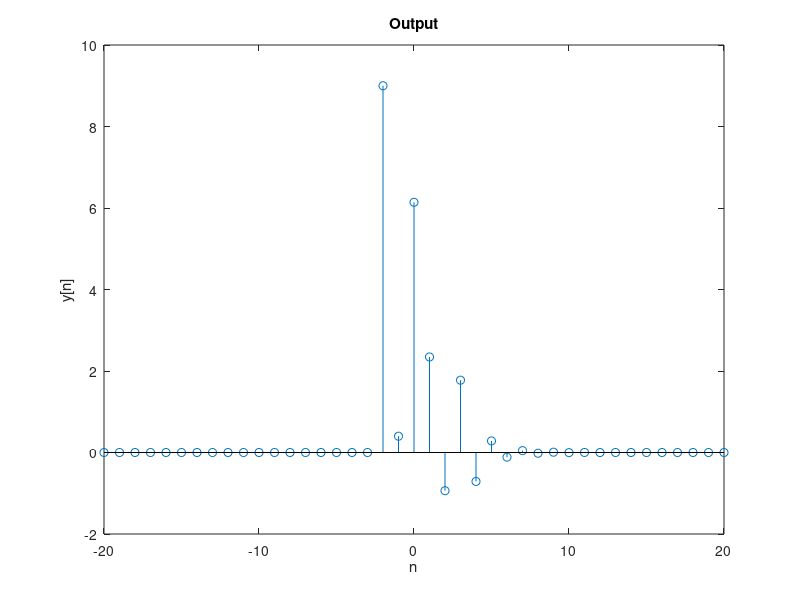

The MATLAB source for this figure:
n = -20:20;

% Input signal
x = 2 * (n == 1) + 4 * (n == -1) + 9 * (n == -2);

% Malloc memory for output
y = zeros(size(n));

% Arange the parameters for the Differential EQ
a1 = -0.4;
b0 = 1; 
b2 = 0.7;

% output = DEQ(input) 
for i = 3:length(n)
    y(i) = b0*x(i) + a1*y(i-1) + b2*x(i-2);
end

stem(n, y);
title('Output');
xlabel('n');
ylabel('y[n]');
